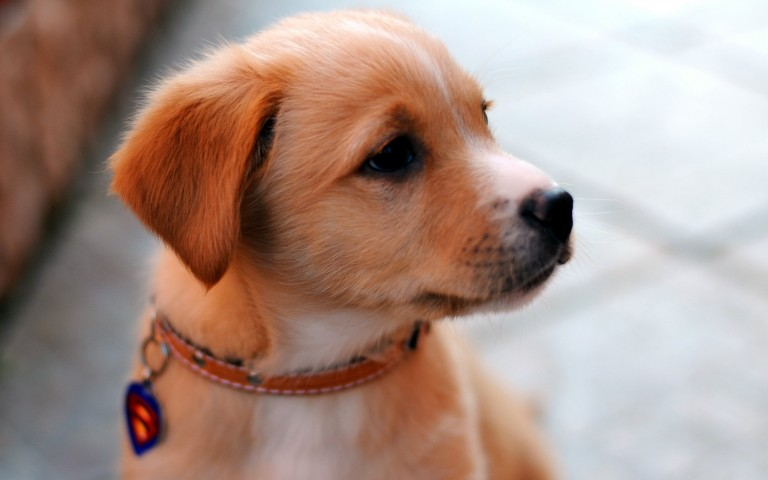
#> input picture img-to-pencil-sketch/dog.jpg, 768 x 480 px
$ python image_to_pencil.py
#> lines starting #> are read from the running program, lines starting #| are printed output that depends on the picture

"""
@author: Ruthuparan Prasad
Data and Question from: StrataScratch

Prompt: Select an image in RGB format and use the OpenCV Python library to transform it so that it resembles a pencil sketch.

Tips

1. Convert the RGB image to grayscale - this will turn the image into a classic black-and-white photo;
2. Invert the grayscale image - this is sometimes referred to as a negative image and can be used to enhance details;
3. Mix the grayscale image with the inverted blurry image - this can be done by dividing the pixel values of the grayscale image by the pixel values of the inverted blurry image; the result should resemble a pencil sketch;
4. Experiment by applying other transformations offered by the OpenCV library to improve the effect;

"""

import cv2
import numpy as np

# reading the file
image = cv2.imread("dog.jpg")
#> image is the input picture: shape (480, 768, 3); mean B, G, R 134.8, 145.1, 169.5

# convert to grayscale
greyscale_image = cv2.cvtColor(image, cv2.COLOR_BGR2GRAY)

# adding gaussian blur
blurred_image = cv2.GaussianBlur(greyscale_image, ksize = (11, 11), sigmaX = 3)

# inverting the image
inverted_image = cv2.bitwise_not(blurred_image)

# creating pencil sketch
pencil_sketch = cv2.divide(greyscale_image, inverted_image, scale = 255)

# save output before adding text
cv2.imwrite("pencil_sketch.jpg", pencil_sketch)


# defining the text variables
position = (550,70)
font = cv2.FONT_HERSHEY_SIMPLEX
fontScale = 0.8
fontColour = (0,0,0)
thickness = 2
lineType = 2

# adding text to all images

cv2.putText(greyscale_image, "Greyscale Image",
                              position, font, fontScale, fontColour,
                              thickness, lineType)
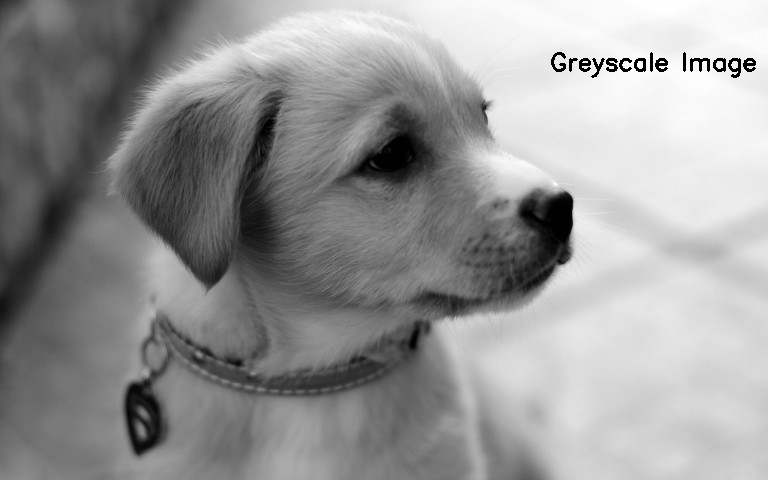
#> greyscale_image: shape (480, 768); min 0, max 255, mean 150.3

cv2.putText(blurred_image, "Blurred Image",
                              position, font, fontScale, fontColour,
                              thickness, lineType)
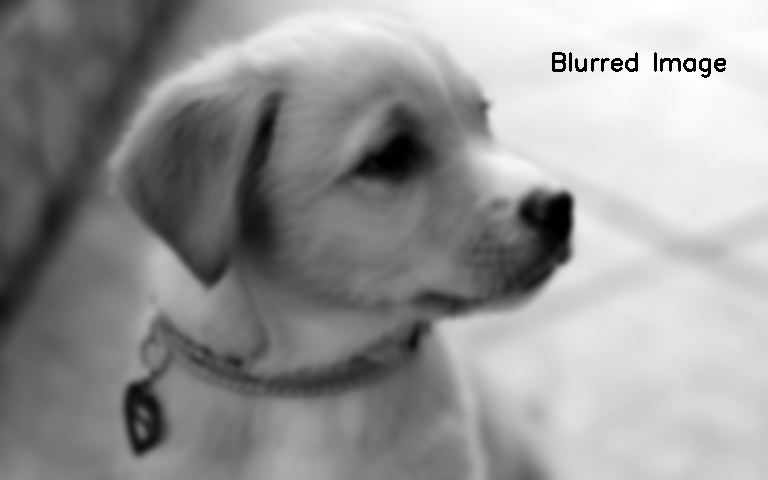
#> blurred_image: shape (480, 768); min 0, max 255, mean 150.4

cv2.putText(inverted_image, "Inverted Image",
                              position, font, fontScale, (255, 255, 255),
                              thickness, lineType)
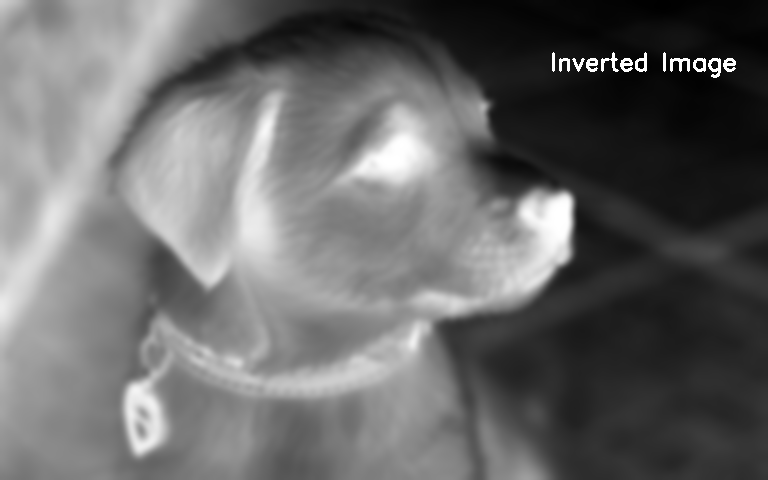
#> inverted_image: shape (480, 768); min 0, max 255, mean 104.6
cv2.putText(pencil_sketch, "Pencil Sketch",
                              position, font, fontScale, fontColour,
                              thickness, lineType)
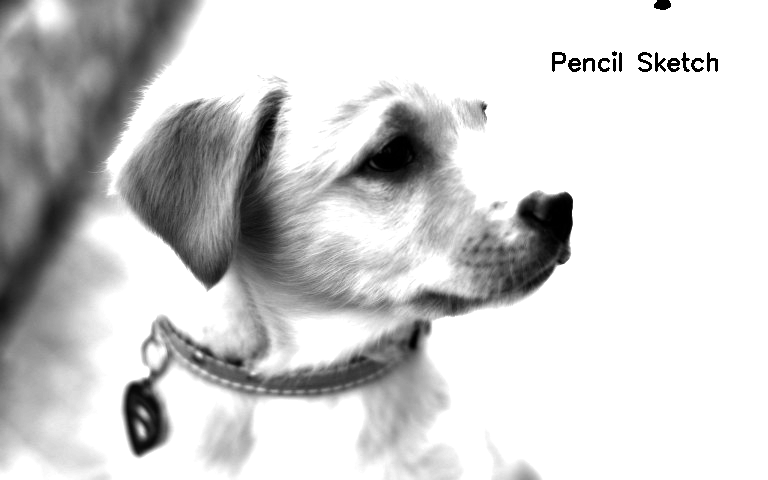
#> pencil_sketch: shape (480, 768); min 0, max 255, mean 207.3


# placing images in a grid
top_row = np.concatenate((greyscale_image, blurred_image), axis = 1)
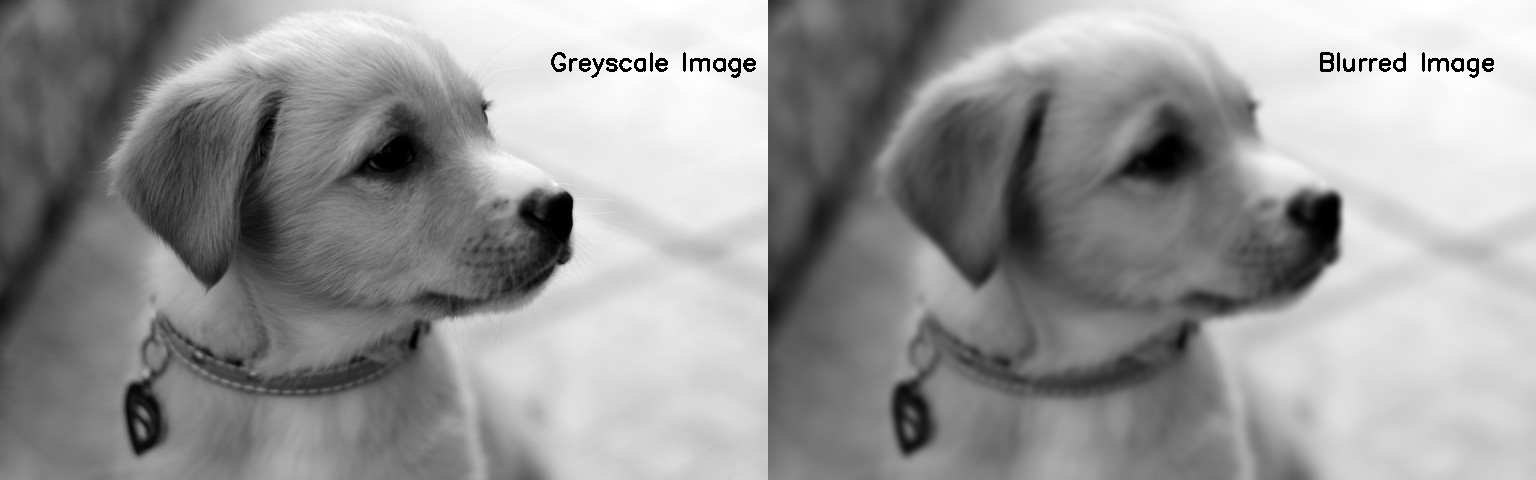
#> top_row: shape (480, 1536); min 0, max 255, mean 150.3
bottom_row = np.concatenate((inverted_image, pencil_sketch), axis = 1)
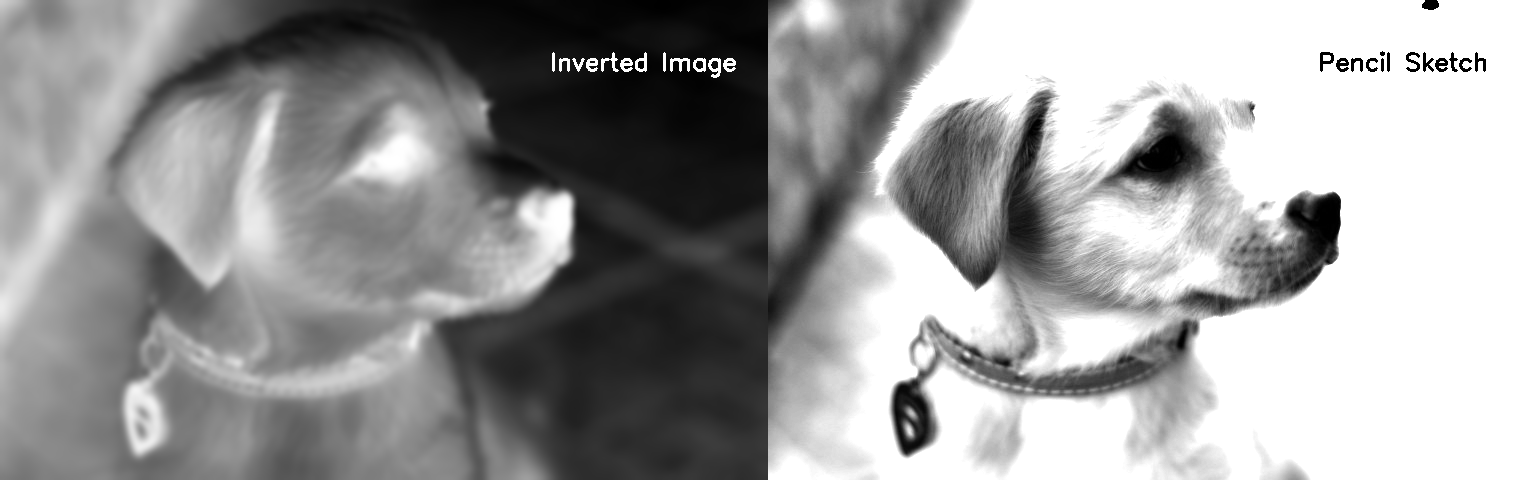
#> bottom_row: shape (480, 1536); min 0, max 255, mean 155.9
final_image = np.concatenate((top_row, bottom_row), axis = 0)
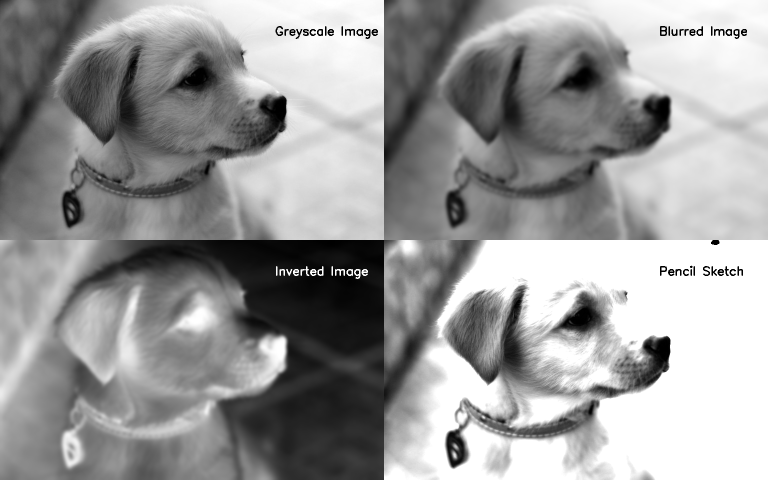
#> final_image: shape (960, 1536) (shown at 1/2 size); min 0, max 255, mean 153.1

# save image grid
cv2.imwrite("final_output.jpg", final_image)
